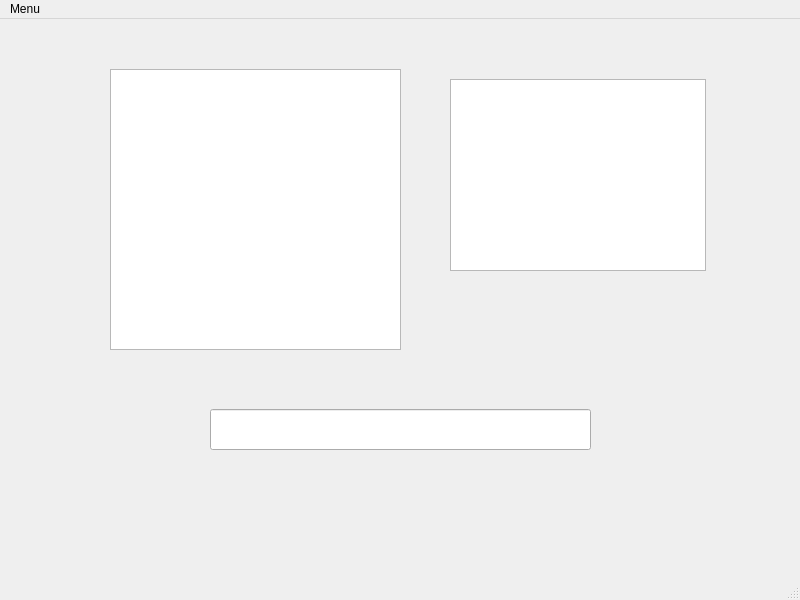
<?xml version="1.0" encoding="UTF-8"?>
<ui version="4.0">
 <class>MainWindow</class>
 <widget class="QMainWindow" name="MainWindow">
  <property name="geometry">
   <rect>
    <x>0</x>
    <y>0</y>
    <width>800</width>
    <height>600</height>
   </rect>
  </property>
  <property name="windowTitle">
   <string>MainWindow</string>
  </property>
  <widget class="QWidget" name="centralwidget">
   <widget class="QLineEdit" name="lineEdit">
    <property name="geometry">
     <rect>
      <x>210</x>
      <y>390</y>
      <width>381</width>
      <height>41</height>
     </rect>
    </property>
   </widget>
   <widget class="QTextEdit" name="textEdit">
    <property name="geometry">
     <rect>
      <x>110</x>
      <y>50</y>
      <width>291</width>
      <height>281</height>
     </rect>
    </property>
   </widget>
   <widget class="QListWidget" name="listWidget">
    <property name="geometry">
     <rect>
      <x>450</x>
      <y>60</y>
      <width>256</width>
      <height>192</height>
     </rect>
    </property>
   </widget>
  </widget>
  <widget class="QMenuBar" name="menubar">
   <property name="geometry">
    <rect>
     <x>0</x>
     <y>0</y>
     <width>800</width>
     <height>30</height>
    </rect>
   </property>
   <widget class="QMenu" name="menuConnect">
    <property name="title">
     <string>Menu</string>
    </property>
    <addaction name="actionConnect"/>
    <addaction name="actionStop"/>
   </widget>
   <addaction name="menuConnect"/>
  </widget>
  <widget class="QStatusBar" name="statusbar"/>
  <action name="actionConnect">
   <property name="text">
    <string>connect</string>
   </property>
   <property name="toolTip">
    <string>Connect</string>
   </property>
  </action>
  <action name="actionStop">
   <property name="text">
    <string>stop</string>
   </property>
  </action>
 </widget>
 <resources/>
 <connections/>
</ui>
